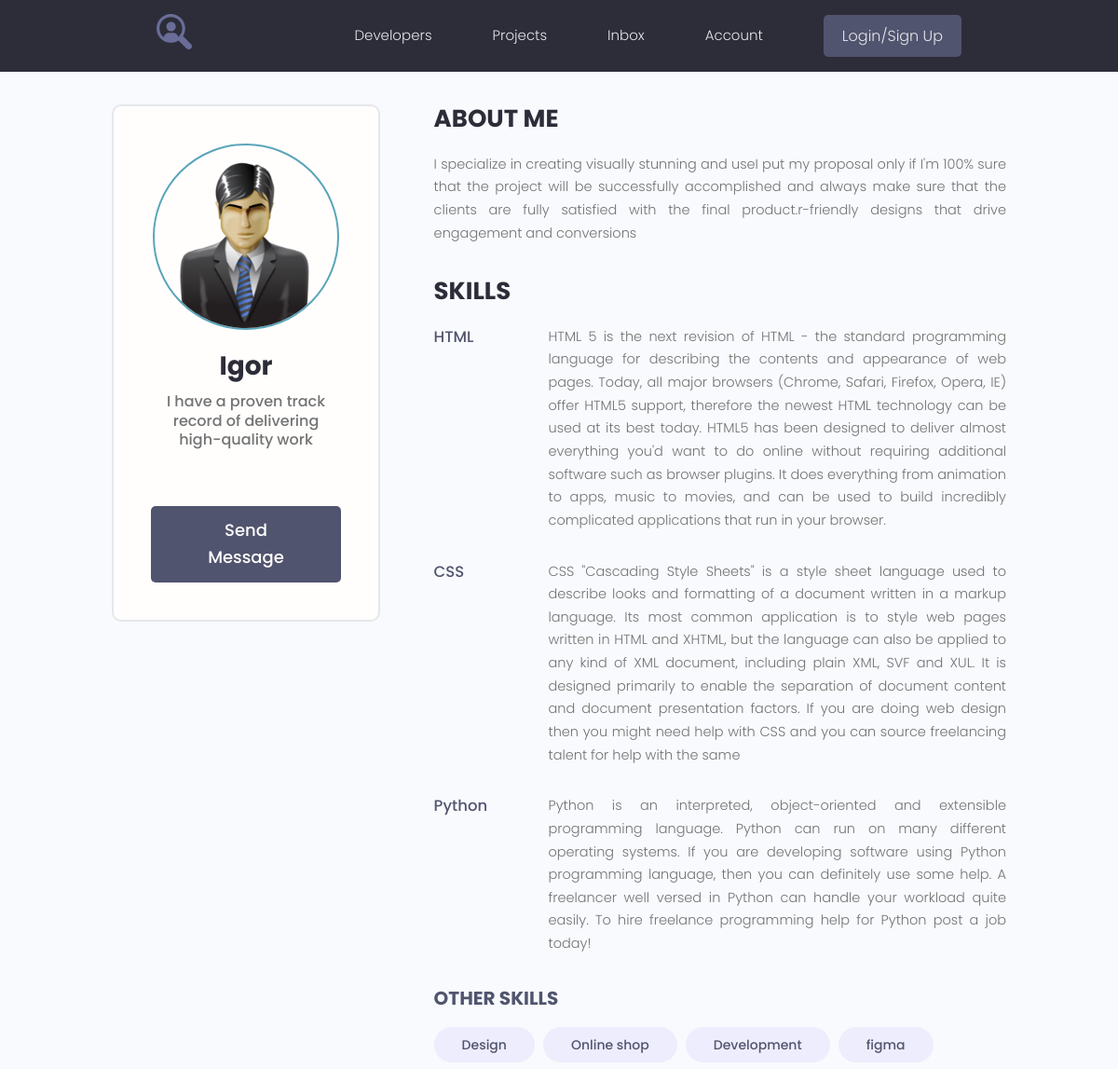
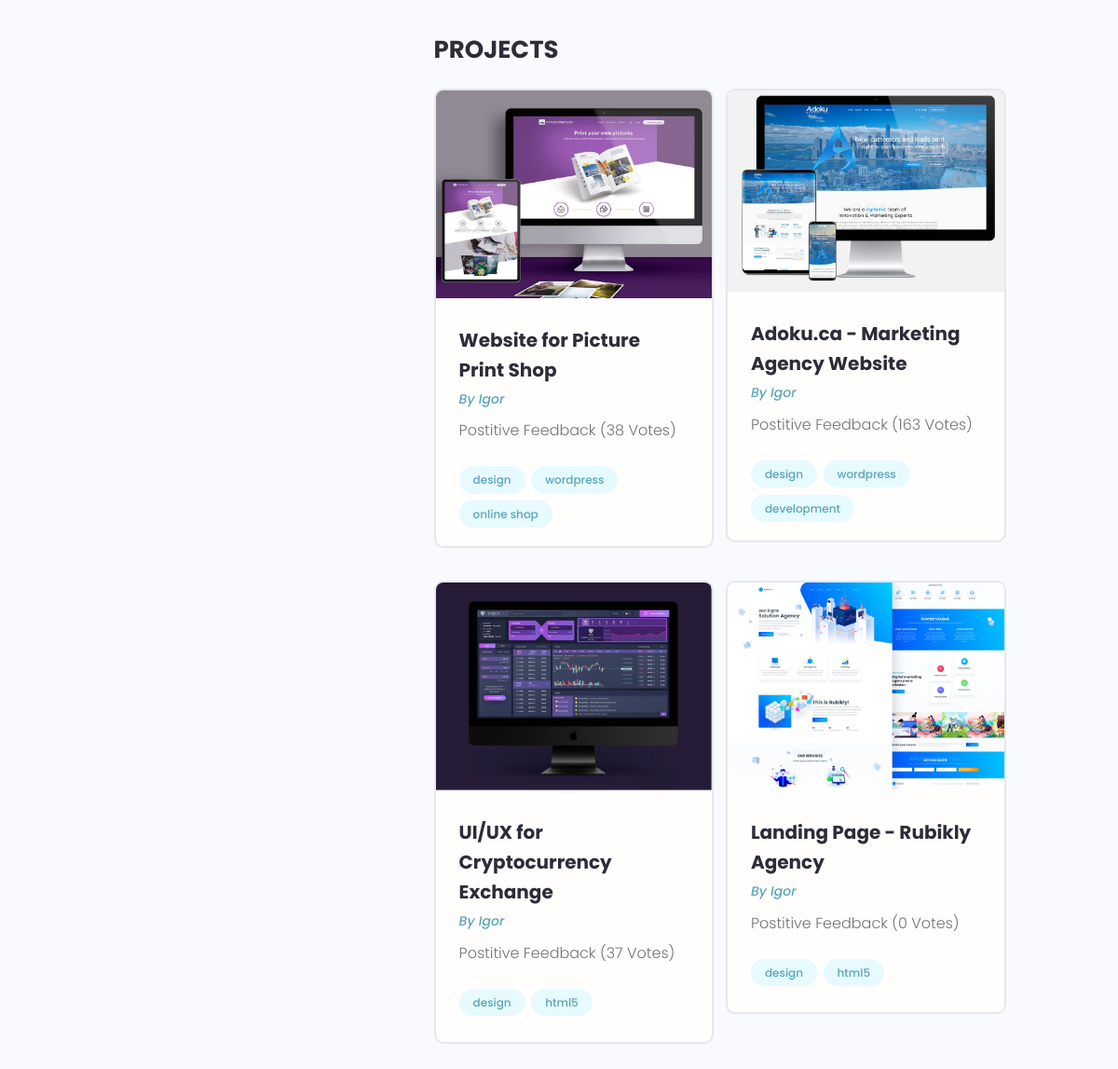
Screenshot of /profile/3/ with the database file from the repository (2 pictures, top to bottom).
### users/models.py (models this page shows, shortened)
class Profile(models.Model):
    user = models.OneToOneField(User, on_delete=models.CASCADE, blank=True)
    name = models.CharField(max_length=200, blank=True)
    email = models.EmailField(max_length=200, blank=True)
    username = models.CharField(max_length=200, blank=True)
    short_intro = models.CharField(max_length=200, blank=True)
    bio = models.TextField(blank=True)
    profile_image = models.ImageField(upload_to="profiles", default="profiles/user-default.png")
    social_github = models.CharField(max_length=200, blank=True)
    social_youtube = models.CharField(max_length=200, blank=True)
    social_website = models.CharField(max_length=200, blank=True)
    created = models.DateTimeField(auto_now_add=True)

class Skill(models.Model):
    owner = models.ForeignKey(Profile, on_delete=models.CASCADE)
    name = models.CharField(max_length=200, blank=True)
    description = models.TextField(blank=True)
    created = models.DateTimeField(auto_now_add=True)
    def __str__(self):
        return self.name

### projects/models.py (models this page shows, shortened)
class Project(models.Model):
    owner = models.ForeignKey(Profile, on_delete=models.SET_NULL, blank=True, null=True)
    title = models.CharField(max_length=200)
    description = models.TextField(blank=True)
    featured_image = models.ImageField(default="default.jpg", upload_to="projects/%Y/%m/%d")
    demo_link = models.CharField(max_length=200, blank=True)
    source_link = models.CharField(max_length=200, blank=True)
    tags = models.ManyToManyField('Tag', blank=True)
    vote_total = models.IntegerField(default=0, blank=True)
    vote_ratio = models.IntegerField(default=0, blank=True)
    created = models.DateTimeField(auto_now_add=True)

class Tag(models.Model):
    name = models.CharField(max_length=200)
    created = models.DateTimeField(auto_now_add=True)
    def __str__(self):
        return self.name

### users/views.py (the view)
# urls.py: path('profile/<str:pk>/', views.user_profile, name="user_profile"),
def user_profile(request, pk):
    prof = Profile.objects.get(id=pk)
    top_skills = prof.skill_set.exclude(description__exact="")
    other_skills = prof.skill_set.filter(description="")
    context = {'profile': prof,
               'top_skills': top_skills,
               'other_skills': other_skills
               }
    return render(request, 'users/profile.html', context)

### users/templates/users/profile.html (shortened to what this page needs)
{% extends 'projects/base.html' %}
{% block content %}
  <main class="profile my-md">
    <div class="container">
      <div class="layout">
        <div class="column column--1of3">
          <div class="card text-center">
            <div class="card__body dev">
              <img class="avatar avatar--xl" src="{{ profile.profile_image.url }}" />
              <h2 class="dev__name">{{ profile.name }}</h2>
              <p class="dev__title">{{ profile.short_intro }}</p>
              <a href="#" class="btn btn--sub btn--lg">Send Message </a>
            </div>
          </div>
        </div>
        <div class="column column--2of3">
          <div class="devInfo">
            <h3 class="devInfo__title">About Me</h3>
            <p class="devInfo__about">
              {{ profile.bio }}
            </p>
          </div>
          <div class="devInfo">
            <h3 class="devInfo__title">Skills</h3>
            <div class="devInfo__skills">
              {% for skill in top_skills %}
              <div class="devSkill">
                <h4 class="devSkill__title">{{ skill.name }}</h4>
                <p class="devSkill__info">
                  {{ skill.description }}
                </p>
              </div>
              {% endfor %}
              <h3 class="devInfo__subtitle">Other Skills</h3>
              <div class="devInfo__otherSkills">
                {% for skill in other_skills %}
                <span class="tag tag--pill tag--sub tag--lg">
                  <small>{{ skill }}</small>
                </span>
                {% endfor %}
              </div>
            </div>
          </div>
          <div class="devInfo">
            <h3 class="devInfo__title">Projects</h3>
            <div class="grid grid--two">
              {% for project in profile.project_set.all %}
              <div class="column">
                <div class="card project">
                  <a href="{% url 'project' project.id %}" class="project">
                    <img class="project__thumbnail" src="{{ project.featured_image.url }}" alt="project thumbnail" />
                    <div class="card__body">
                      <h3 class="project__title">{{ project.title }}</h3>
                      <p><a class="project__author" href="{% url 'user_profile' project.owner.id %}">By {{ project.owner.name }}</a></p>
                      <p class="project--rating">
                         Postitive
                        Feedback ({{ project.vote_total }} Votes)
                      </p>
                      <div class="project__tags">
                        {% for tag in project.tags.all %}
                        <span class="tag tag--pill tag--main">
                          <small>{{ tag }}</small>
                        </span>
                        {% endfor %}
                      </div>
                    </div>
                  </a>
                </div>
              </div>
              {% endfor %}
            </div>
          </div>
        </div>
      </div>
    </div>
  </main>
{% endblock %}

### projects/static/styles/app.css (style rules this page uses)
:root { --color-sub: #2d2d39; }
.btn--sub { background-color: var(--color-sub-light); }
.card { border: 2px solid var(--color-light); }
img { width: 100%; }
.profile .card > .dev { padding: 4rem; }
.dev__name { color: var(--color-sub); font-size: 2.8rem; font-weight: 700; margin-top: 1rem; margin-bottom: 0.5rem; }
.dev__title { font-size: 1.6rem; font-weight: 500; line-height: 1.3; }
.devInfo { margin-bottom: 3rem; }
.devInfo__title, .devInfo__subtitle { font-size: 2.6rem; color: var(--color-sub); text-transform: uppercase; font-weight: 700; margin-bottom: 1.5rem; }
.devInfo__subtitle { font-size: 2rem; color: var(--color-sub-light); }
.devInfo__about, .devSkill__info { font-size: 1.45rem; line-height: 1.7; text-align: justify; }
.devSkill { margin-bottom: 3rem; }
.devSkill__title { font-size: 1.65rem; font-weight: 500; color: var(--color-sub-light); }
@media screen and (min-width: 700px) { .devSkill { display: flex; justify-content: space-between; gap: 3rem; } }
@media screen and (min-width: 700px) { .devSkill__info { flex-basis: 80%; } }
.project__author { font-size: 1.4rem; font-style: italic; }
.project--rating { margin-bottom: 1.6em; margin-top: .5em; }
.project__thumbnail { object-fit: cover; object-position: top center; width: 100%; }
.project__title { font-size: 2rem; font-weight: 700; color: var(--color-sub); }

### projects/static/uikit/styles/modules/_variables.css (style rules this page uses)
:root { --color-main: #5aa5b9; --color-main-light: #e6faff; --color-sub: #3f4156; --color-sub-light: #51546e; --color-sub-lighter: #ededfd; --color-text: #737373; --color-gray: #8b8b8b; --color-light: #e5e7eb; --color-light-gray: #767676; --color-bg: #f8fafd; --color-white: #fffefd; --color-white-light: #f3f3f3; --color-success: #359e64; --color-success-bg: #def8e8; --color-error: #fc4b0b; --color-error-bg: #fff2ee; --font-base: 'Poppins', arial, helvetica, 'Segoe UI', roboto, ubuntu, sans-serif; --font-monospace: 'Fira Code', 'Courier New', courier, monospace; --font-regular: 300; --font-medium: 500; --font-bold: 700; --generic-shadow: 1px 1px 5px #00000010; --generic-transition: all 0.3s ease-in-out; }

### projects/static/uikit/styles/modules/_base.css (style rules this page uses)
* { margin: 0; padding: 0; box-sizing: border-box; text-rendering: optimizeLegibility; color: inherit; font-size: inherit; }
html { font-size: 50%; }
@media only screen and (min-width: 480px) { html { font-size: 56.25%; } }
@media only screen and (min-width: 1200px) { html { font-size: 62.5%; } }
body { line-height: 1.6; font-weight: 400; font-size: 1.5rem; color: var(--color-text); background-color: var(--color-bg); min-height: 100vh; }

### projects/static/uikit/styles/modules/_typography.css (style rules this page uses)
* { font-family: var(--font-base); }
h2 { font-size: 3.6rem; font-weight: var(--font-bold); }
h3 { font-size: 3.2rem; font-weight: var(--font-medium); }
h4 { font-size: 2.8rem; font-weight: var(--font-medium); }
p, span, strong { font-size: 1.6rem; color: var(--color-text); font-weight: var(--font-regular); }
a { padding-bottom: 2px; text-decoration: none; display: inline-block; color: var(--color-main); font-weight: var(--font-medium); }

### projects/static/uikit/styles/modules/_utilities.css (style rules this page uses)
.container { width: 92%; max-width: 165rem; margin: 0 auto; box-sizing: border-box; }
@media screen and (min-width: 1000px) { .container { width: 90%; } }
@media screen and (min-width: 1200px) { .container { width: 80%; } }
.text-center { text-align: center; }
.my-md { margin: 3rem auto; }

### projects/static/uikit/styles/modules/_avatar.css (style rules this page uses)
.avatar { border-radius: 50%; border: 2px solid var(--color-main); object-fit: cover; }
.avatar--xl { height: 20rem; width: 20rem; }

### projects/static/uikit/styles/modules/_button.css (style rules this page uses)
.btn { display: inline-block; position: relative; cursor: pointer; background-color: var(--color-light); font-weight: var(--font-medium); color: var(--color-sub); text-decoration: none; padding: 1rem 2rem; border-radius: 0.5rem; border: none; width: -webkit-fit-content; width: -moz-fit-content; width: fit-content; height: -webkit-fit-content; height: -moz-fit-content; height: fit-content; font-size: 1.6rem; outline-width: 0; outline-color: transparent; -webkit-backface-visibility: hidden; backface-visibility: hidden; transition: all 0.3s ease-in-out; }
.btn--sub { background-color: var(--color-sub); color: var(--color-white); }
.btn--lg { font-size: 1.8rem; padding: 1.2rem 4.5rem; }

### projects/static/uikit/styles/modules/_card.css (style rules this page uses)
.card { border-radius: 1rem; background-color: var(--color-white); border: 1.5px solid var(--color-light); width: auto; height: auto; margin-top: 0.5rem; margin-bottom: 0.5rem; overflow: hidden; }
.card__body, .card__header { padding: 2rem 2.5rem; }

### rows the page displays
Profile: profile_image (placeholder picture), name "Igor", short_intro "I have a proven track record of delivering high-quality work", bio "I specialize in creating visually stunning and useI put my proposal only if I'm 100% sure that the project will be successfully accomplished and always make sure that the clients are fully satisfied with the final product.r-friendly designs that drive engagement and conversions"
Skill: name "HTML", description "HTML 5 is the next revision of HTML - the standard programming language for describing the contents and appearance of web pages. Today, all major browsers (Chrome, Safari, Firefox, Opera, IE) offer HTML5 support, therefore the newest HTML technology can be used at its best today. HTML5 has been designed to deliver almost everything you'd want to do online without requiring additional software such as browser plugins. It does everything from animation to apps, music to movies, and can be used to build incredibly complicated applications that run in your browser."
Skill: name "CSS", description "CSS \"Cascading Style Sheets\" is a style sheet language used to describe looks and formatting of a document written in a markup language. Its most common application is to style web pages written in HTML and XHTML, but the language can also be applied to any kind of XML document, including plain XML, SVF and XUL. It is designed primarily to enable the separation of document content and document presentation factors. If you are doing web design then you might need help with CSS and you can source freelancing talent for help with the same"
Skill: name "Python", description "Python is an interpreted, object-oriented and extensible programming language. Python can run on many different operating systems. If you are developing software using Python programming language, then you can definitely use some help. A freelancer well versed in Python can handle your workload quite easily. To hire freelance programming help for Python post a job today!"
Skill: name "Design"
Skill: name "Online shop"
Skill: name "Development"
Skill: name "figma"
Project: featured_image (picture), title "Website for Picture Print Shop", owner.name "Igor", vote_total "38"
Tag: name "design"
Tag: name "wordpress"
Tag: name "online shop"
Project: featured_image (picture), title "Adoku.ca - Marketing Agency Website", owner.name "Igor", vote_total "163"
Tag: name "development"
Project: featured_image (picture), title "UI/UX for Cryptocurrency Exchange", owner.name "Igor", vote_total "37"
Tag: name "html5"
Project: featured_image (picture), title "Landing Page - Rubikly Agency", owner.name "Igor", vote_total "0"
